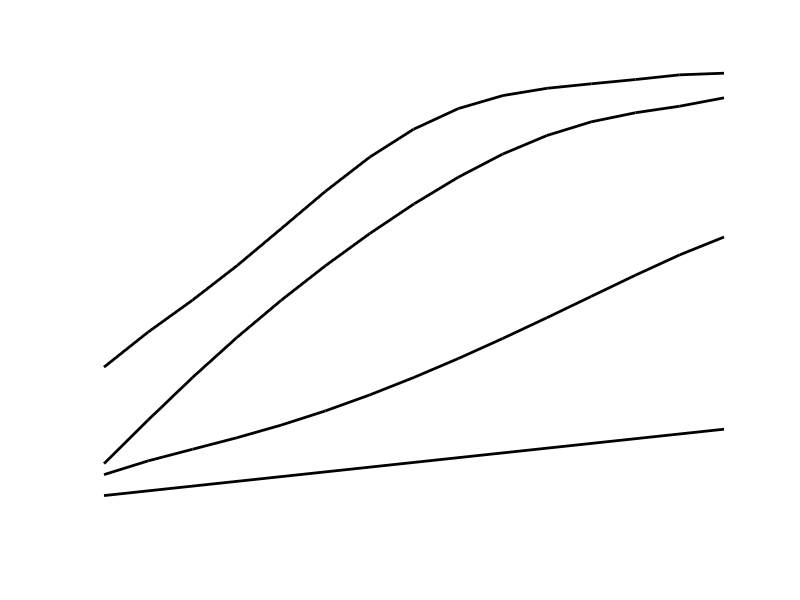

The MATLAB script that drew this image:
clc;clear;
% x4=[800 857 900 981 1000 1070 1100 1117 1200 1230 1264 1300 1400 1420 1500 1550 1580 1600 1700 1720 1744 1800 1880 1900 1905 2000 2040 2059 2100 2200 2300] ;
% y3=[500 615 615 650 650 680 685 705 705 710 715 715 745 755 755 745 720 720 690 680 670 670 650 640 620 620 610 610 610 576 0];
% y4=y3-20;
% p4=polyfit(x4,y4,5);
% f4=polyval(p4,x4);
% plot(x4,f4,'-','linewidth',2);
% hold on;
% x5=[800 980 1117 1264 1420 1581 1745 1905 2058 2200];
% y5=[303 407 503 549 590 608 605 597 587 576];
% p5=polyfit(x5,y5,6);
% f5=polyval(p5,x5);
% plot(x5,f5,'-','linewidth',2);
% hold on;
% x6=[800;900;1000;1100;1200;1300;1400;1500;1600;1700;1800;1900;2000;2100;2200];
% y6=[327;328;329;330;330;332;340;358;379;399;414;423;432;440;448];
% y66=y6-50;
% p6=polyfit(x6,y66,6);
% f6=polyval(p6,x6);
% plot(x6,f6,'-','linewidth',2);
% hold on;
x7=[800 899 1000 1101 1201 1300 1400 1499 1600 1701 1801 1901 2000 2100 2200];
y7=[48.4 55.4 69.6 76 90 93.2 108.8 118 122.6 124.5 126 130 130.6 131 132];
p7=polyfit(x7,y7,6);
f7=polyval(p7,x7);
plot(x7,f7,'-','linewidth',2,'color','k');
hold on;
x8=[800;900;1000;1100;1200;1300;1400;1500;1600;1700;1800;1900;2000;2100;2200];
y8=[20.1047120400000;32.9842931900000;43.9790575900000;57.3612565400000;66.5968586400000;76.2303664900000;85.7591623000000;95.8115183200000;101.863874300000;108.052356000000;113.842931900000;118.973822000000;120.188481700000;122.418848200000;124.921466000000];
y88=y8;
p8=polyfit(x8,y88,6);
f8=polyval(p8,x8);
plot(x8,f8,'-','linewidth',2,'color','k');
hold on;
x9=[800;2200];
y9=[11;30];
p9=polyfit(x9,y9,6);
f9=polyval(p9,x9);
plot(x9,f9,'-','linewidth',2,'color','k');
hold on;
x10=[800;900;1000;1100;1200;1300;1400;1500;1600;1700;1800;1900;2000;2100;2200];
y10=[27;31;34;38;41;45;50;55;60;66;72;78;84;90;95];
y1010=y10-10;
p10=polyfit(x10,y1010,6);
f10=polyval(p10,x10);
plot(x10,f10,'-','linewidth',2,'color','k');
axis off  

